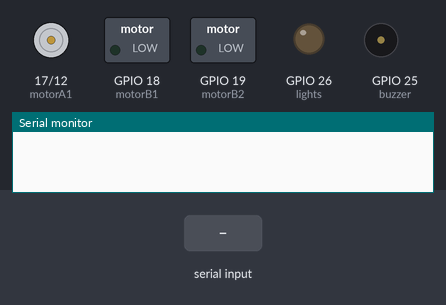
A sketch run on a simulated ESP32. On the bench: motor-driver pin pairs drawn as motors (green arrow = first pin HIGH = forward, orange = second pin HIGH = backward, longer = more drive), switched loads named in the sketch (green lamp = pin HIGH), output pins drawn as LEDs (lit = HIGH), buzzer (waves = sounding, pin HIGH), the last lines printed to the serial monitor. The inputs (shaded band) are chosen by the test bench.

Above: at 1.2 s.
1.3 s: "A" received over Serial
At 2.5 s:
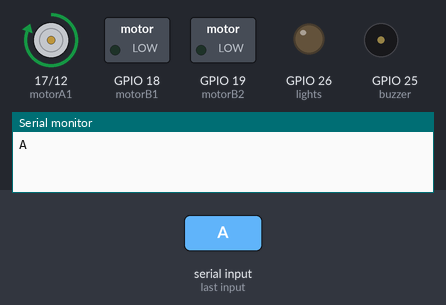
2.8 s: "B" received over Serial
At 3.6 s:
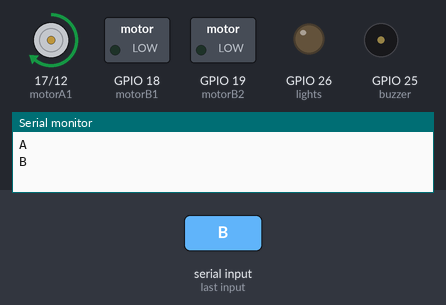
4.3 s: "V" received over Serial
At 4.8 s:
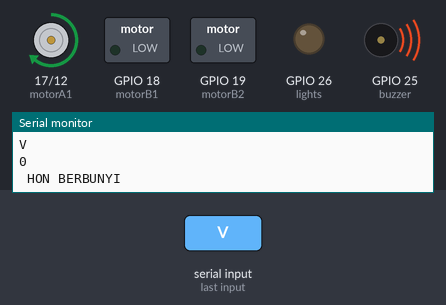
5.8 s: "S" received over Serial
At 7.0 s:
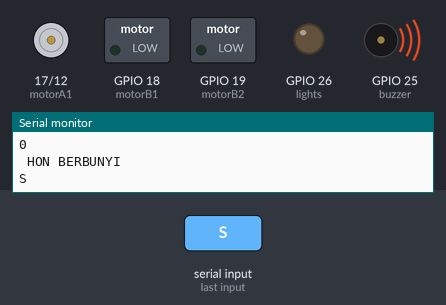
7.3 s: "W" received over Serial
At 8.3 s:
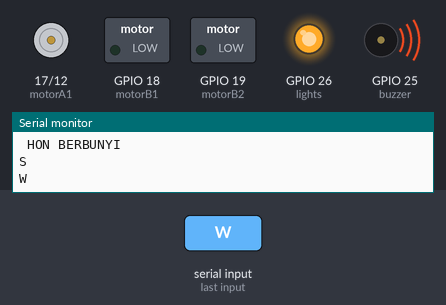
8.8 s: "V" received over Serial
At 9.4 s:
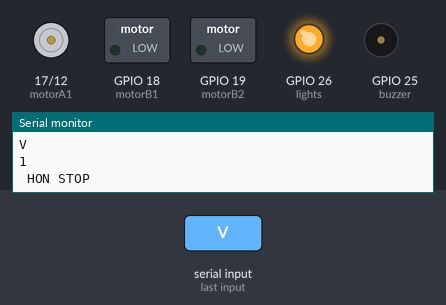
Timing chart, 0 to 11.3 s (numbered marks = the images above; inputs shaded):
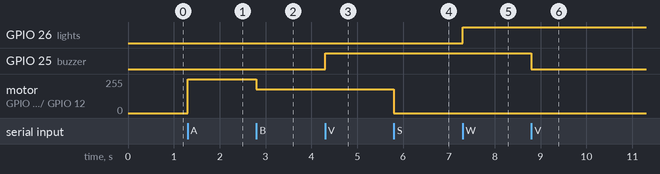

The sketch:

kawalspeesDCmotor_02.ino
```cpp
#define motorA1  17
#define motorA2  12
#define motorB1  18
#define motorB2  19
#define buzzer   25
#define lights   26

// Setting PWM properties
const int freq = 5000;
const int pwmChannel = 0;
const int resolution = 8;
int dutyCycle = 255;

char dat;
int i=0;
int j=0;

void setup() {
  //-------------declare kaki dahulu-----------------//
  pinMode(motorA1, OUTPUT);
  pinMode(motorA2, OUTPUT);
  pinMode(motorB1, OUTPUT);
  pinMode(motorB2, OUTPUT);

  pinMode(buzzer, OUTPUT);
  pinMode(lights, OUTPUT);
  //-------------------buka ledc punya channel-----//
  ledcSetup(3, 5000, 8); // channel number(0-15), frequensi 5000 hz PWM, 8-bit
  ledcSetup(4, 5000, 8); // 5000 hz PWM, 8-bit resolution

  //--------setting channet bagi setiap nilai PWM------------//
  ledcAttachPin(motorA1, 3);
  ledcAttachPin(motorA2, 4);

  Serial.begin(115200);

}

void loop() {

  if(Serial.available()> 0){
    dat = Serial.read();
    Serial.println(dat);}

  if (dat=='A'){
  ledcWrite(3, 255);//ledcWrite untuk jalankan pwm (nilai 3 tu adalah nomber channel
  ledcWrite(4, 0);
  }

 else if (dat=='B'){
  ledcWrite(3, 180);//ledcWrite untuk jalankan pwm (nilai 3 tu adalah nomber channel
  ledcWrite(4, 0);
  }

  else if (dat=='S'){
  ledcWrite(3, 0);//ledcWrite untuk jalankan pwm (nilai 3 tu adalah nomber channel
  ledcWrite(4, 0);
  }

  //If state is equal with letter 'V', play (or stop) horn sound
    else if (dat == 'V'){
      Serial.println(j);
      if (j==0){
         digitalWrite(buzzer, HIGH);//Speaker on
          Serial.println(" HON BERBUNYI");
         j=1;
      }
      else if (j==1){
         digitalWrite(buzzer, LOW);
         Serial.println(" HON STOP");
         j=0;
      }
      dat='n';
    }

        /************************Lights*****************************/
  //If state is equal with letter 'W', turn leds on or of off
    else if (dat == 'W') {
      if (i==0){
         digitalWrite(lights, HIGH);
         i=1;
      }
      else if (i==1){
         digitalWrite(lights, LOW);
         i=0;
      }
      dat='n';
    }
}
```

Measured:
- after the input at 1.3 s, motor on GPIO 17 (motorA1) / GPIO 12 (motorA2): stopped → forward 255/255 at once
- after the input at 2.8 s, motor on GPIO 17 (motorA1) / GPIO 12 (motorA2): forward 255/255 → forward 179/255 at once
- after the input at 4.3 s, GPIO 25 (buzzer): LOW → HIGH at once
- after the input at 5.8 s, motor on GPIO 17 (motorA1) / GPIO 12 (motorA2): forward 179/255 → stopped at once
- after the input at 7.3 s, GPIO 26 (lights): LOW → HIGH at once
- after the input at 8.8 s, GPIO 25 (buzzer): HIGH → LOW at once
